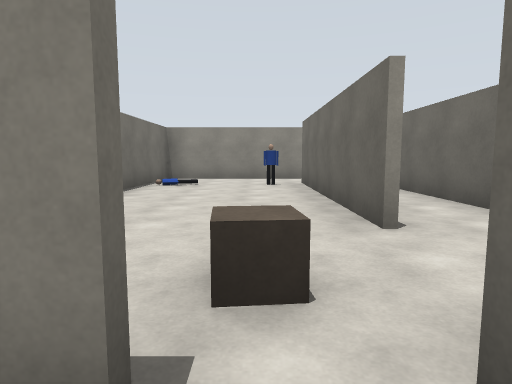
View 1 (above)

24 first-person views from a walk through a world built for the Gazebo simulator. The camera is 1.2 m above the floor, tilts 6° down and sees 75° across. The floor is counted in squares, 2 m on a side. Each view is taken from the middle of a square. On the plan, view 1 faces up. The plan holds only what a view shows up to about 9 squares ahead; the rest is blank. The place goes on beyond the plan. Some stock models are drawn as simple stand-ins.

View 2
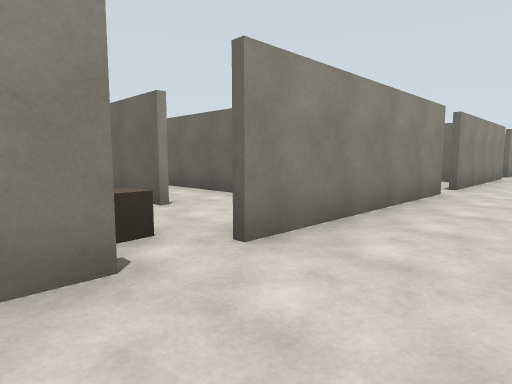

View 3
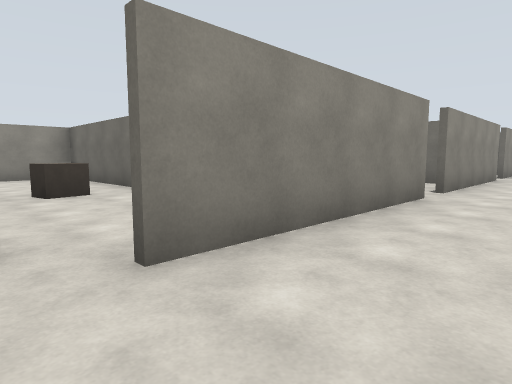

View 4
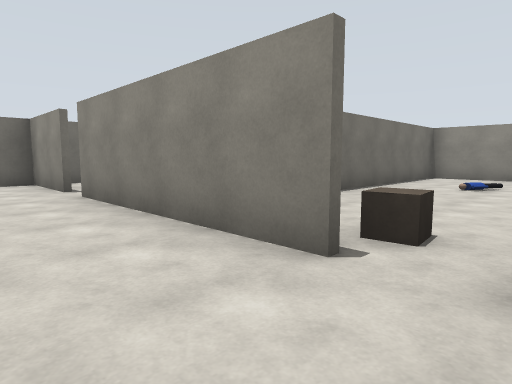

View 5
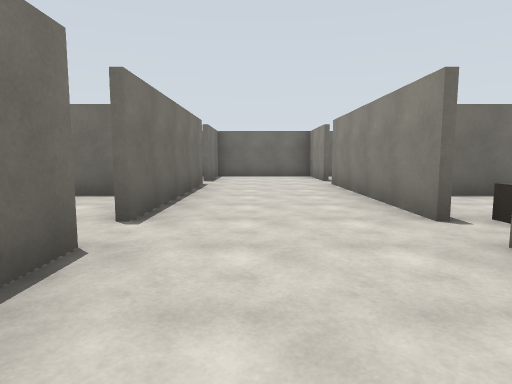

View 6
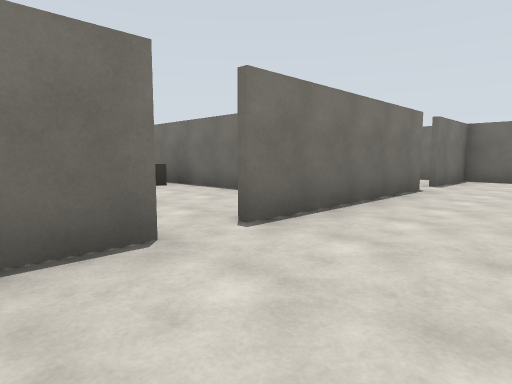

View 7
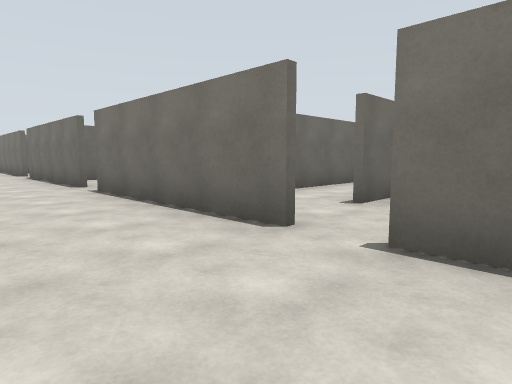

View 8
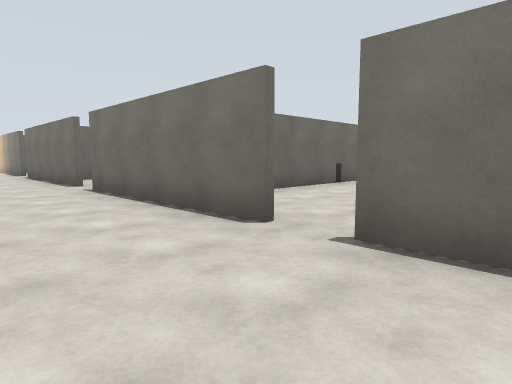

View 9
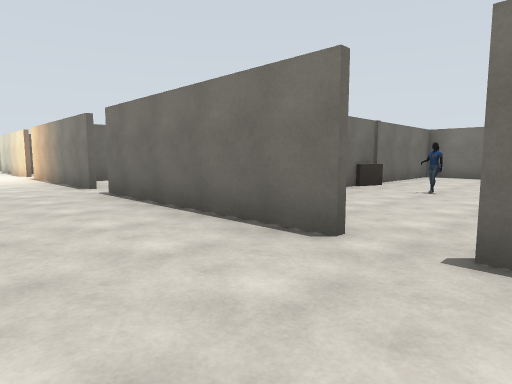

View 10
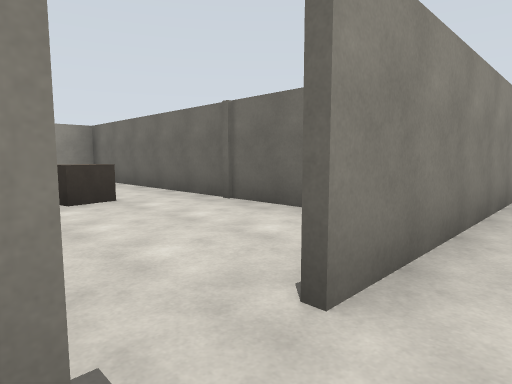

View 11
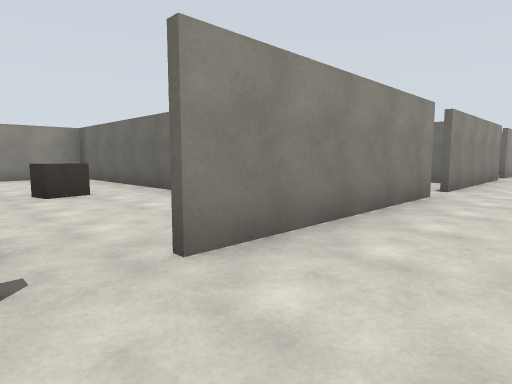

View 12
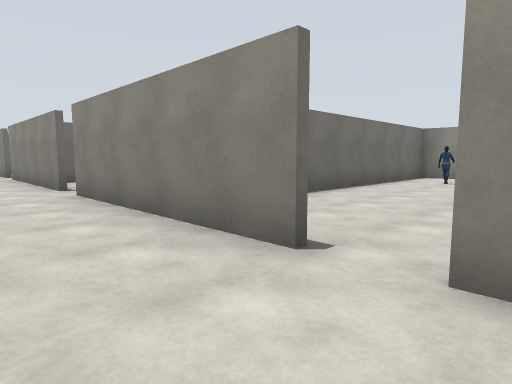

View 13
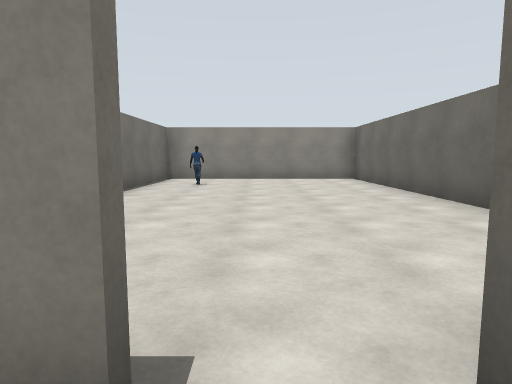

View 14
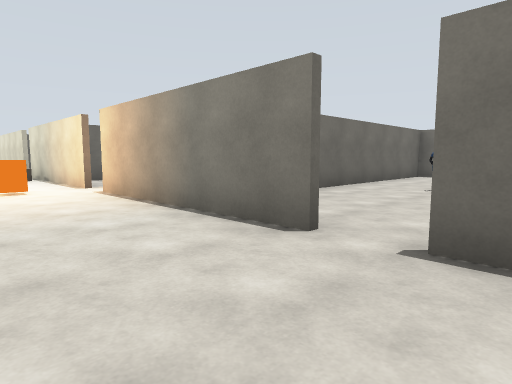

View 15
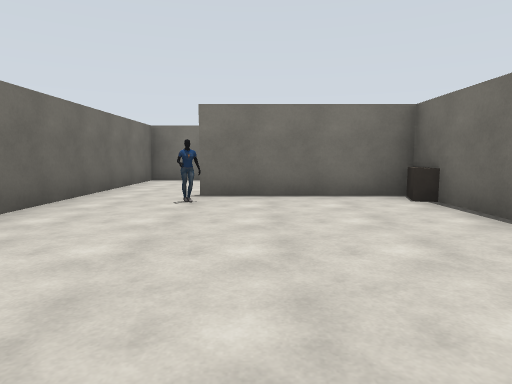

View 16
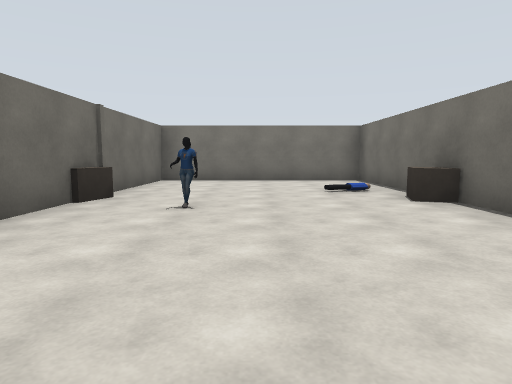

View 17
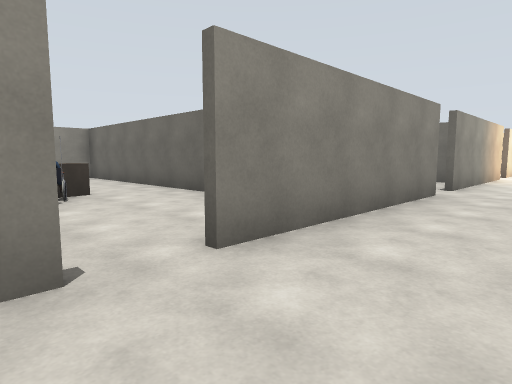

View 18
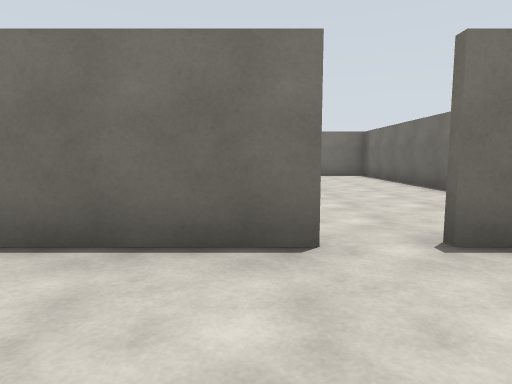

View 19
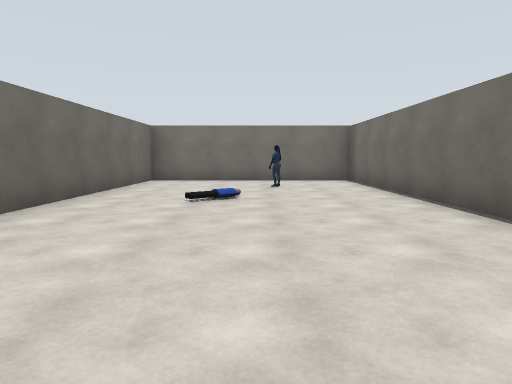

View 20
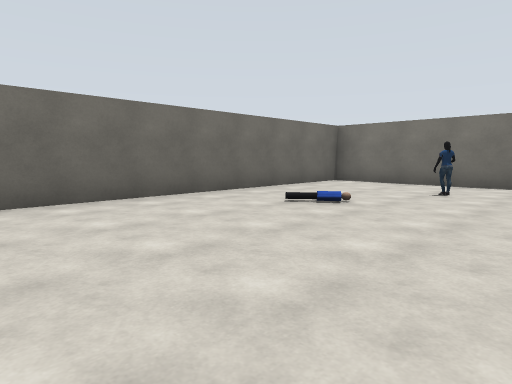

View 21
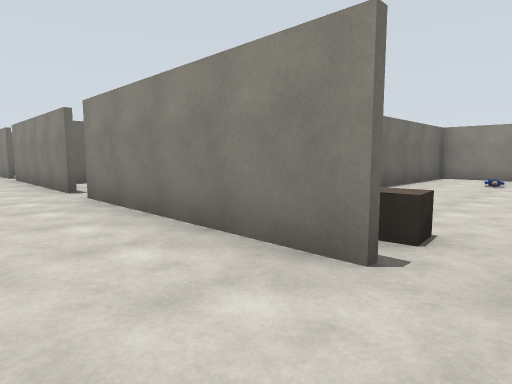

View 22
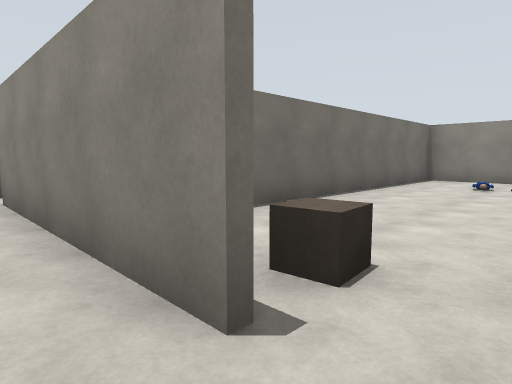

View 23
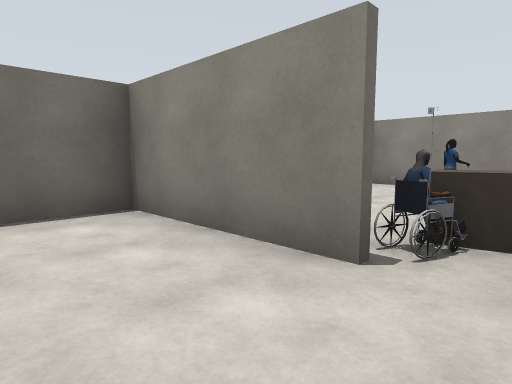

View 24
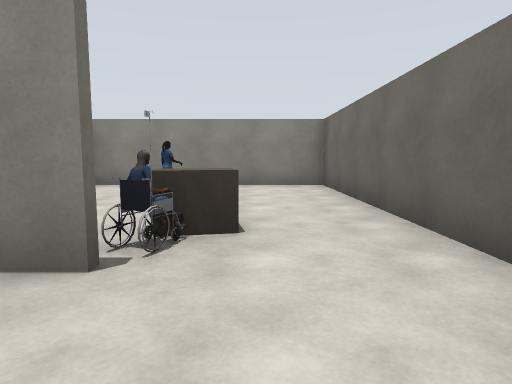

### Floor plan
Ten units are one square. View 1 is at (0, 0); x grows to the right and y downward. Boxes are objects, and circles mark ways between rooms. Rooms are numbered by the first view taken in them; rooms with no view inside come last. Other rooms are left out.
<svg viewBox="-29 -97 340 209">
<path fill="none" stroke="#000" d="M162 22 208 22M146 -7 110 -7M208 -7 162 -7M110 22 155 22M215 22 260 22M96 -7 58 -7M260 -7 215 -7M58 22 102 22M268 22 306 22M46 -7 5 -7M5 22 50 22M-2 -7 -24 -7 -24 22 -2 22M-24 51 -24 107 27 107 27 35M184 -36 184 -92 135 -92M133 -38 133 -14M133 54 133 107 184 107 184 51M79 -54 79 -89M48 -92 32 -92M28 -88 28 -14M78 -92 62 -92M132 -14 132 -92 81 -92 81 -29M186 51 186 65M195 72 219 72M237 76 237 54"/>
<rect x="255" y="5" width="10" height="10" fill="#bbb"><title>orange box</title></rect>
<rect x="295" y="15" width="10" height="10" fill="#bbb"><title>other object</title></rect>
<rect x="-5" y="85" width="10" height="10" fill="#bbb"><title>person</title></rect>
<rect x="5" y="65" width="10" height="10" fill="#bbb"><title>person</title></rect>
<rect x="135" y="-45" width="20" height="10" fill="#bbb"><title>grey box</title></rect>
<rect x="155" y="-45" width="10" height="10" fill="#bbb"><title>wheelchair</title></rect>
<rect x="155" y="-55" width="20" height="10" fill="#bbb"><title>brown box</title></rect>
<rect x="155" y="-75" width="10" height="10" fill="#bbb"><title>person</title></rect>
<rect x="135" y="75" width="10" height="10" fill="#bbb"><title>person</title></rect>
<rect x="135" y="65" width="10" height="10" fill="#bbb"><title>brown box</title></rect>
<rect x="165" y="55" width="10" height="10" fill="#bbb"><title>person</title></rect>
<rect x="175" y="65" width="20" height="10" fill="#bbb"><title>brown box</title></rect>
<rect x="35" y="-65" width="20" height="10" fill="#bbb"><title>person</title></rect>
<rect x="45" y="-25" width="10" height="20" fill="#bbb"><title>brown box</title></rect>
<rect x="55" y="-55" width="20" height="10" fill="#bbb"><title>brown box</title></rect>
<rect x="95" y="-25" width="10" height="20" fill="#bbb"><title>brown box</title></rect>
<rect x="95" y="-75" width="10" height="10" fill="#bbb"><title>other object</title></rect>
<rect x="105" y="-55" width="20" height="10" fill="#bbb"><title>brown box</title></rect>
<rect x="215" y="55" width="10" height="10" fill="#bbb"><title>person</title></rect>
<circle cx="0" cy="20" r="3" fill="#2a7"/>
<circle cx="155" cy="-10" r="3" fill="#2a7"/>
<circle cx="160" cy="20" r="3" fill="#2a7"/>
<circle cx="60" cy="-10" r="3" fill="#2a7"/>
<circle cx="110" cy="-10" r="3" fill="#2a7"/>
<circle cx="210" cy="20" r="3" fill="#2a7"/>
<text x="160" y="10">1</text>
<text x="0" y="60">2</text>
<text x="160" y="-50">3</text>
<text x="160" y="70">4</text>
<text x="50" y="-50">5</text>
<text x="100" y="-50">6</text>
<text x="210" y="50">7</text>
</svg>
Room 1 opens to room 2. Room 1 opens to room 3. Room 1 opens to room 4. Room 1 opens to room 5. Room 1 opens to room 6. Room 1 opens to room 7.

Where each view was taken, in squares from view 1:
view 1: 0 up, 0 right, facing up
view 2: 1 down, 1 left, facing up-right
view 3: 1 down, 5 right, facing up-right
view 4: 1 down, 6 right, facing up-left
view 5: 1 down, 8 right, facing left
view 6: 0 up, 7 right, facing down-left
view 7: 0 up, 4 right, facing down-right
view 8: 0 up, 9 right, facing down-right
view 9: 0 up, 15 right, facing down-right
view 10: 0 up, 10 right, facing up-right
view 11: 1 down, 10 right, facing up-right
view 12: 1 down, 22 right, facing up-left
view 13: 0 up, 21 right, facing up
view 14: 0 up, 20 right, facing down-right
view 15: 2 down, 21 right, facing down
view 16: 2 down, 16 right, facing down
view 17: 1 down, 15 right, facing up-right
view 18: 0 up, 1 right, facing down
view 19: 2 down, 0 right, facing down
view 20: 3 down, 2 left, facing down-right
view 21: 1 down, 11 right, facing up-left
view 22: 0 up, 11 right, facing up-left
view 23: 2 up, 17 right, facing up-left
view 24: 2 up, 17 right, facing up
